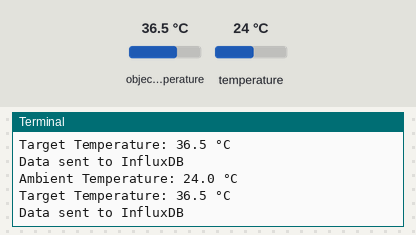
Bench run of a program on a simulated Raspberry Pi (BCM pin numbers). Shown: the last lines printed to the terminal. The inputs (shaded band) are chosen by the test bench; at power-on: object temperature 36.5 °C, temperature 24 °C. The clock reads 2024-03-15 10:24:30 at power-on unless the program sets it; databases and web services accept everything at once and return nothing.

Above: at 1.2 s.
1.3 s: object temperature set to 20 °C
At 2.4 s:
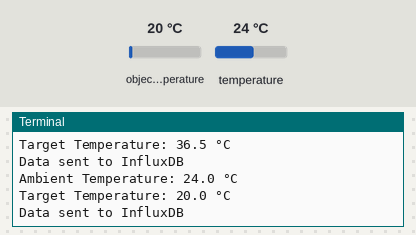
2.8 s: temperature set to 12 °C
At 3.8 s:
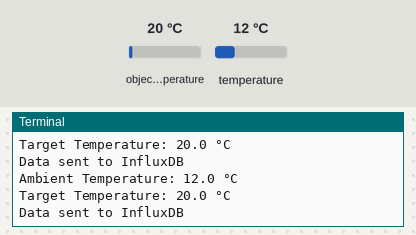
4.3 s: object temperature set to 26 °C
At 5.8 s:
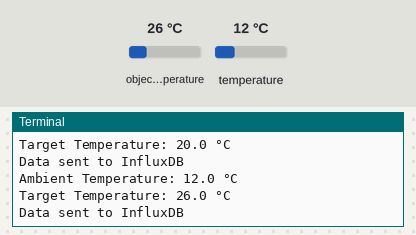
Timing chart, 0 to 7.3 s (numbered marks = the images above; inputs shaded):
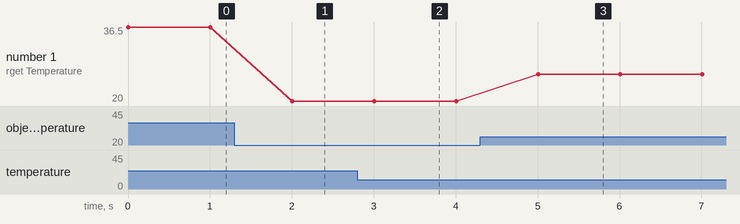

Measured:
- after the input at 1.3 s, the terminal: prints a new line after 0.70 s (image 1)
- after the input at 2.8 s, the terminal: prints a new line after 0.20 s (image 2)
- after the input at 4.3 s, the terminal: prints a new line after 0.71 s (image 3)
- plotted number 1: 36.5 → 20 after the input at 1.3 s, 20 → 26 after the input at 4.3 s

The program:

Python2InfluxDB.py
```python
import board
import busio as io
import adafruit_mlx90614
from influxdb import InfluxDBClient
from time import sleep, strftime
import os  # Import the os module

i2c = io.I2C(board.SCL, board.SDA, frequency=100000)
mlx = adafruit_mlx90614.MLX90614(i2c)

# Get values from environment variables (with default values if not set)
INFLUX_HOST = os.environ.get('INFLUX_HOST', 'influxdb')
INFLUX_PORT = int(os.environ.get('INFLUX_PORT', 8086))
DATABASE_NAME = os.environ.get('DATABASE_NAME', 'sensor_data')
MEASUREMENT = os.environ.get('MEASUREMENT', 'mlx_sensor')
SLEEP_TIME = int(os.environ.get('SLEEP_TIME', 1))

# Configure InfluxDB connection
influx_client = InfluxDBClient(host=INFLUX_HOST, port=INFLUX_PORT)

# Try to create the database, or use it if it already exists
existing_databases = influx_client.get_list_database()

if {'name': DATABASE_NAME} not in existing_databases:
    influx_client.create_database(DATABASE_NAME)
    print(f"Database '{DATABASE_NAME}' created.")

influx_client.switch_database(DATABASE_NAME)

while True:
    ambientTemp = mlx.ambient_temperature
    targetTemp = mlx.object_temperature

    if ambientTemp is not None and targetTemp is not None:
        data = [
            {
                "measurement": MEASUREMENT,
                "tags": {},
                "time": strftime('%Y-%m-%dT%H:%M:%SZ'),
                "fields": {
                    "ambient_temperature": ambientTemp,
                    "target_temperature": targetTemp
                }
            }
        ]
        influx_client.write_points(data)
        print("Ambient Temperature:", ambientTemp, "°C")
        print("Target Temperature:", targetTemp,"°C")
        print("Data sent to InfluxDB")
    else:
        print("Sensor failure. Check wiring.")

    sleep(SLEEP_TIME)
```
